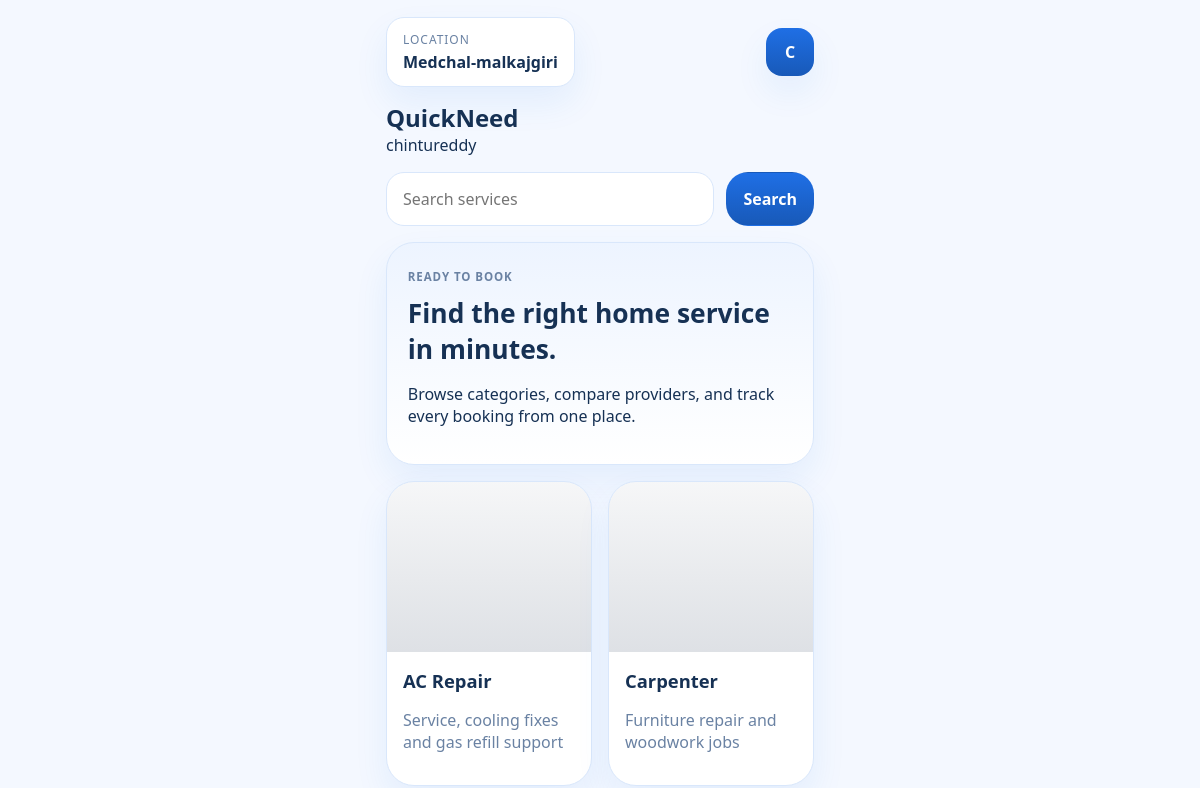
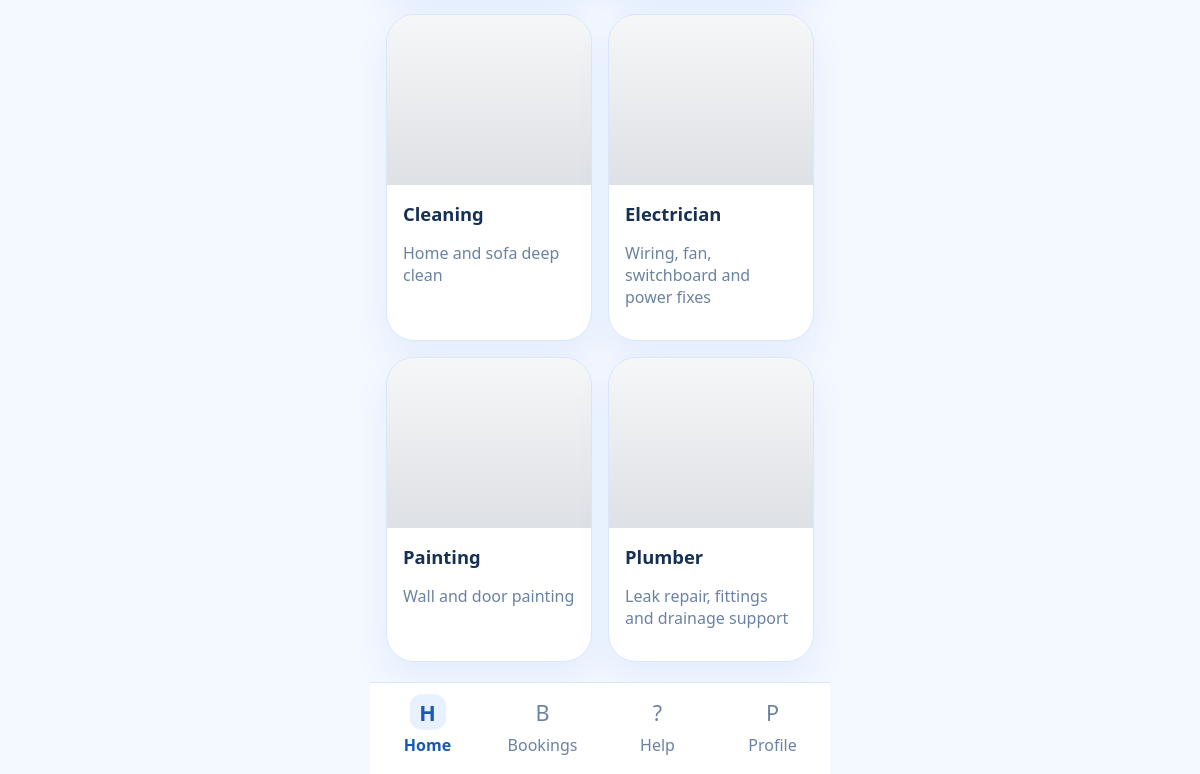
Page /home (signed in) on the earlier database version (2 pictures, top to bottom).
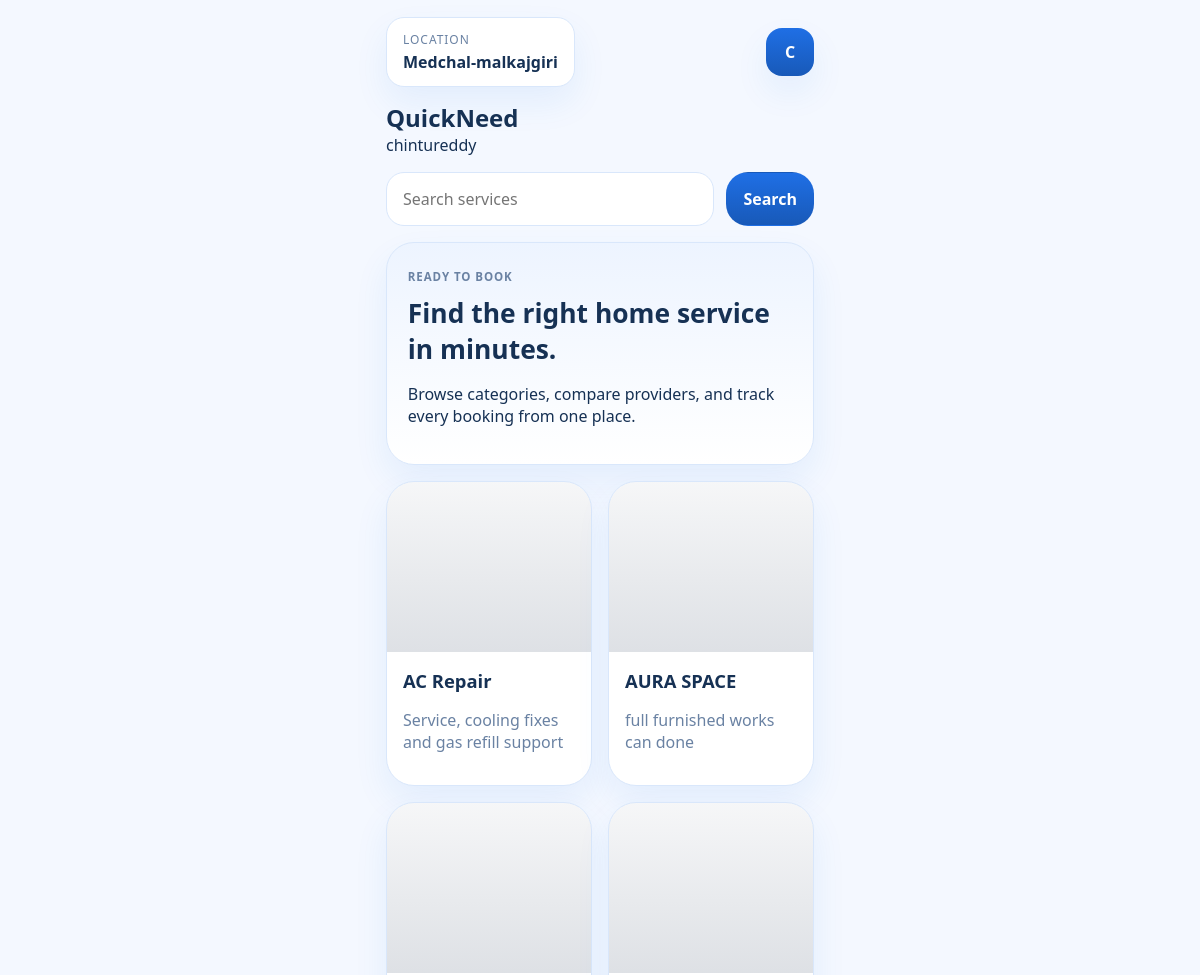
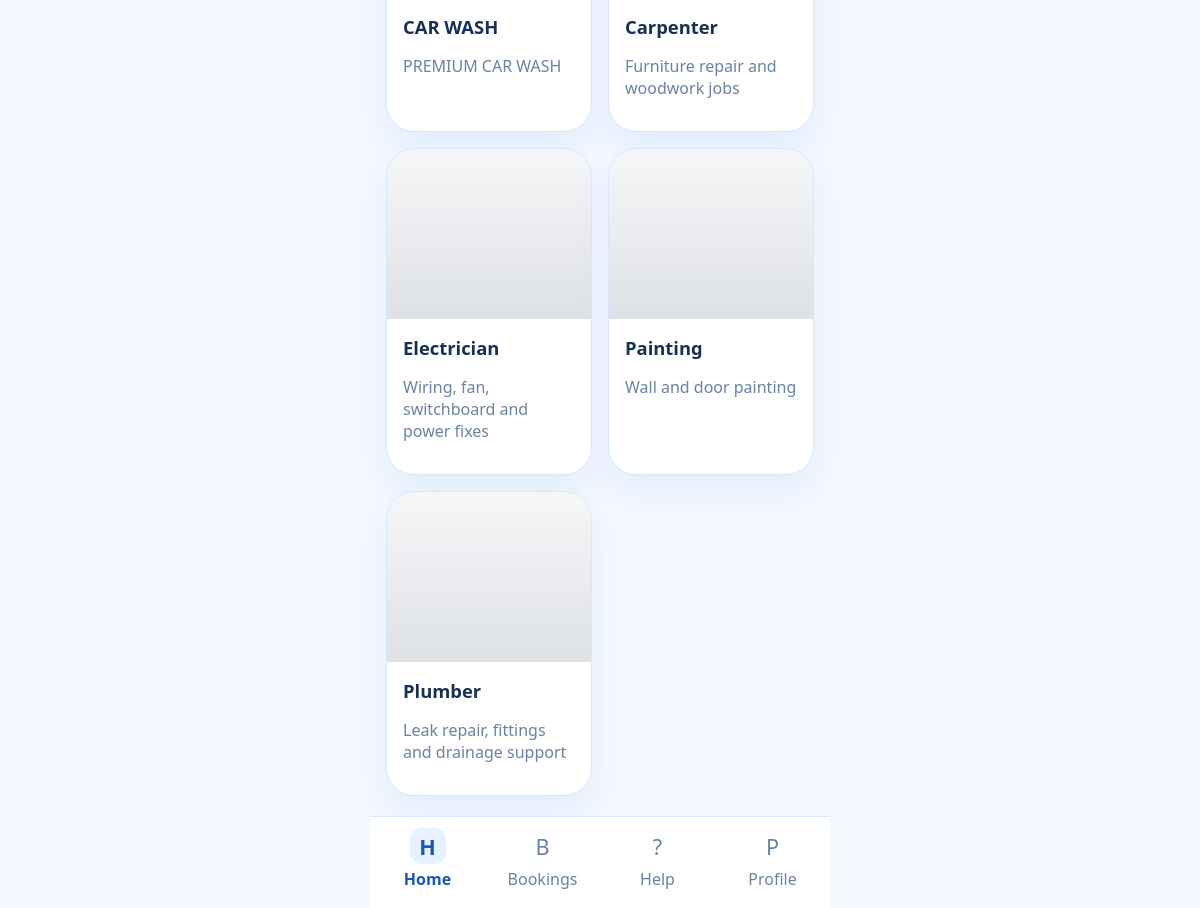
Same page on the later database version (2 pictures, top to bottom).
### tables this page shows
CREATE TABLE users (
            id INTEGER PRIMARY KEY AUTOINCREMENT,
            email TEXT UNIQUE NOT NULL,
            phone TEXT NOT NULL,
            password TEXT NOT NULL
        , role TEXT DEFAULT 'user', full_name TEXT, city TEXT);

CREATE TABLE services (
            id INTEGER PRIMARY KEY AUTOINCREMENT,
            slug TEXT UNIQUE,
            name TEXT NOT NULL,
            tagline TEXT NOT NULL,
            icon TEXT,
            price_from INTEGER DEFAULT 0,
            accent TEXT,
            image TEXT
        );

### app.py (the view)
@app.route("/home")
@login_required
@customer_required
def home():
    search_query = request.args.get("q", "").strip()
    current_user = get_current_user()
    services = get_services(search_query)
    conn = get_db()
    recent_rows = conn.execute(
        """
        SELECT * FROM bookings
        WHERE user_email = ?
        ORDER BY id DESC
        LIMIT 3
        """,
        (session["user_email"],),
    ).fetchall()
    all_rows = conn.execute(
        "SELECT * FROM bookings WHERE user_email = ?",
        (session["user_email"],),
    ).fetchall()
    conn.close()
    return render_template(
        "home.html",
        user_name=session.get("display_name", "User"),
        current_user=current_user,
        services=services,
        recent_bookings=[row_dict(row) for row in recent_rows],
        stats=booking_status_breakdown([row_dict(row) for row in all_rows]),
        search_query=search_query,
    )

### app.py (called while the page is built, shortened)
def get_db() -> sqlite3.Connection:
    conn = sqlite3.connect(DB_PATH)
    conn.row_factory = sqlite3.Row
    return conn

def row_dict(row):
    return dict(row) if row else None

def get_services(search_query: str = "") -> list[dict]:
    conn = get_db()
    rows = conn.execute(
        """
        SELECT
            s.*,
            COUNT(p.id) AS providers_count
        FROM services s
        LEFT JOIN providers p ON p.service_slug = s.slug
        GROUP BY s.id
        ORDER BY s.name
        """
    ).fetchall()
    conn.close()
    services = [row_dict(row) for row in rows]
    return services

def get_current_user() -> dict | None:
    email = session.get("user_email")
    if not email:
        return None
    conn = get_db()
    row = conn.execute("SELECT * FROM users WHERE email = ?", (email,)).fetchone()
    conn.close()
    return row_dict(row)

def booking_status_breakdown(bookings: list[dict]) -> dict:
    counts = {
        "total": len(bookings),
        "pending": 0,
        "accepted": 0,
        "in_progress": 0,
        "completed": 0,
        "cancel_requested": 0,
        "cancelled": 0,
    }
    for booking in bookings:
        status = (booking.get("status") or "").strip().lower()
        if status == "pending":
            counts["pending"] += 1
        elif status == "accepted":
            counts["accepted"] += 1
        elif status == "in progress":
            counts["in_progress"] += 1
        elif status == "completed":
            counts["completed"] += 1
        elif status == "cancel requested":
            counts["cancel_requested"] += 1
        elif status == "cancelled":
            counts["cancelled"] += 1
    return counts

def login_required(view):
    @wraps(view)
    def wrapped_view(*args, **kwargs):
        if "user_email" not in session:
            flash("Please sign in to continue.", "warning")
            return redirect(url_for("login"))
        return view(*args, **kwargs)
    return wrapped_view

def customer_required(view):
    @wraps(view)
    def wrapped_view(*args, **kwargs):
        if session.get("role") == "admin":
            flash("Use the admin dashboard for admin access.", "warning")
            return redirect(url_for("admin_dashboard"))
        return view(*args, **kwargs)
    return wrapped_view

@app.context_processor
def inject_layout_data():
    return {
        "nav_services": get_services(),
        "current_role": session.get("role"),
        "current_endpoint": request.endpoint,
    }

### templates/home.html (shortened to what this page needs)
{% extends "base.html" %}
{% block content %}
<section class="mobile-topbar">
    <div class="home-topbar-row">
        <div class="location-chip">
            <span class="location-label">Location</span>
            <strong>{{ current_user.city or 'Set location' }}</strong>
        </div>
        <a class="profile-mini" href="{{ url_for('profile') }}">
            {{ (current_user.full_name or current_user.email)[0]|upper }}
        </a>
    </div>
    <div class="brand-row compact">
        <div>
            <h1>QuickNeed</h1>
            <p>{{ user_name }}</p>
        </div>
    </div>
</section>
<form method="GET" action="{{ url_for('home') }}" class="service-search-form">
    <input type="text" name="q" value="{{ search_query }}" placeholder="Search services">
    <button type="submit" class="primary-btn">Search</button>
</form>
<section class="home-hero-panel">
    <div>
        <span class="eyebrow">Ready to book</span>
        <h2>Find the right home service in minutes.</h2>
        <p>Browse categories, compare providers, and track every booking from one place.</p>
    </div>
</section>
<section class="service-mobile-grid">
    {% for service in services %}
    <a class="service-mobile-card" href="{{ url_for('service_detail', service_slug=service.slug) }}">
        <div class="service-cover" style="background-image: linear-gradient(180deg, rgba(20,40,71,0.04), rgba(20,40,71,0.14)), url('{{ service.image }}');"></div>
        <div class="service-card-copy">
            <h3>{{ service.name }}</h3>
            <p>{{ service.tagline }}</p>
        </div>
    </a>
    {% endfor %}
</section>
{% endblock %}

### templates/base.html (shortened to what this page needs)
<!DOCTYPE html>
<html lang="en">
<head>
    <link rel="stylesheet" href="{{ url_for('static', filename='app.css') }}">
</head>
<body class="{% block body_class %}{% endblock %}">
    <main class="page-shell {% if session.get('user_email') and current_role != 'admin' %}mobile-shell{% endif %} {% block page_shell_class %}{% endblock %}">
        {% block content %}{% endblock %}
    </main>
    {% if session.get('user_email') and current_role != 'admin' %}
    <nav class="bottom-nav">
        <a class="bottom-link {% if current_endpoint == 'home' %}active{% endif %}" href="{{ url_for('home') }}">
            <span class="nav-icon">H</span>
            <span>Home</span>
        </a>
        <a class="bottom-link {% if current_endpoint == 'my_bookings' %}active{% endif %}" href="{{ url_for('my_bookings') }}">
            <span class="nav-icon">B</span>
            <span>Bookings</span>
        </a>
        <a class="bottom-link {% if current_endpoint == 'help_page' %}active{% endif %}" href="{{ url_for('help_page') }}">
            <span class="nav-icon">?</span>
            <span>Help</span>
        </a>
        <a class="bottom-link {% if current_endpoint == 'profile' %}active{% endif %}" href="{{ url_for('profile') }}">
            <span class="nav-icon">P</span>
            <span>Profile</span>
        </a>
    </nav>
    {% endif %}
</body>
</html>

### static/app.css (style rules this page uses)
:root { --bg: #f4f8ff; --surface: #ffffff; --surface-soft: #eef5ff; --line: #d9e7fb; --text: #163154; --muted: #6a82a3; --navy: #1f6fe5; --navy-deep: #1859b8; --accent: #e8f1ff; --danger: #d9534f; --warning: #d59b1f; --success: #238a5a; --shadow: 0 16px 34px rgba(31, 111, 229, 0.08); }
* { box-sizing: border-box; }
body { margin: 0; background: var(--bg); color: var(--text); font-family: "Segoe UI", Arial, sans-serif; }
a { color: inherit; text-decoration: none; }
.page-shell { width: min(1100px, calc(100% - 2rem)); margin: 0 auto; padding: 1rem 0 2rem; }
.mobile-shell { width: min(460px, 100%); min-height: 100vh; padding: 0.75rem 1rem 7rem; }
.eyebrow { display: inline-block; margin-bottom: 0.5rem; letter-spacing: 0.08em; text-transform: uppercase; font-size: 0.72rem; font-weight: 700; color: var(--muted); }
.brand-row { display: flex; align-items: center; gap: 1rem; }
.brand-row.compact h1, .brand-row.compact p { margin: 0; }
.mobile-auth, .intro-card, .otp-card, .home-hero-panel, .service-mobile-card, .mobile-booking-card, .support-card, .faq-card, .profile-card, .latest-booking-card, .booking-layout > *, .provider-card, .stat-card, .booking-table-shell, .empty-state { background: var(--surface); border: 1px solid var(--line); box-shadow: var(--shadow); }
.mobile-auth p, .service-card-copy p, .booking-detail-line, .muted-line, .faq-card p, .profile-card p, .section-head p, .provider-phone, .booking-table small { color: var(--muted); }
input, textarea, select { width: 100%; padding: 0.95rem 1rem; border-radius: 18px; border: 1px solid var(--line); background: var(--surface); color: var(--text); font: inherit; }
.primary-btn, .secondary-btn, .table-action, .segment { display: inline-flex; align-items: center; justify-content: center; gap: 0.45rem; border-radius: 22px; padding: 0.95rem 1.25rem; font: inherit; font-weight: 700; border: 1px solid transparent; }
.primary-btn { background: linear-gradient(180deg, var(--navy), var(--navy-deep)); color: white; }
.mobile-topbar { padding-top: 0.3rem; margin-bottom: 1rem; }
.home-topbar-row { display: flex; align-items: center; justify-content: space-between; gap: 1rem; margin-bottom: 0.9rem; }
.location-chip { display: inline-flex; flex-direction: column; gap: 0.2rem; padding: 0.8rem 1rem; border-radius: 18px; background: var(--surface); border: 1px solid var(--line); box-shadow: var(--shadow); }
.location-label { font-size: 0.75rem; color: var(--muted); text-transform: uppercase; letter-spacing: 0.08em; }
.profile-mini { width: 48px; height: 48px; border-radius: 16px; display: grid; place-items: center; background: linear-gradient(180deg, var(--navy), var(--navy-deep)); color: white; font-weight: 800; box-shadow: var(--shadow); }
.service-search-form { display: grid; grid-template-columns: 1fr auto; gap: 0.75rem; margin-bottom: 1rem; }
.service-search-form .primary-btn { padding-inline: 1rem; }
.home-hero-panel { padding: 1.3rem; border-radius: 28px; margin-bottom: 1rem; background: linear-gradient(180deg, #edf4ff, #ffffff); }
.home-hero-panel h2 { margin: 0.2rem 0 0.5rem; font-size: 1.65rem; }
.service-mobile-grid { display: grid; grid-template-columns: repeat(2, minmax(0, 1fr)); gap: 1rem; }
.service-mobile-card { overflow: hidden; border-radius: 28px; }
.service-cover { height: 170px; background-size: cover; background-position: center; }
.service-card-copy { padding: 1rem; }
.service-card-copy h3 { margin: 0 0 0.25rem; font-size: 1.15rem; }
.bottom-nav { position: fixed; left: 50%; bottom: 0; transform: translateX(-50%); width: min(460px, 100%); background: rgba(255, 255, 255, 0.98); border-top: 1px solid var(--line); display: grid; grid-template-columns: repeat(4, minmax(0, 1fr)); padding: 0.7rem 0 1.1rem; z-index: 40; }
.bottom-link { display: grid; justify-items: center; gap: 0.25rem; color: var(--muted); font-weight: 500; }
.bottom-link.active { color: var(--navy-deep); font-weight: 700; }
.nav-icon { width: 36px; height: 36px; display: grid; place-items: center; border-radius: 12px; font-size: 1.35rem; }
.bottom-link.active .nav-icon { background: var(--accent); }

Differences in the rows shown:
added services: name "AURA SPACE", tagline "full furnished works can done"
changed services: name "Cleaning" → "CAR WASH"; tagline "Home and sofa deep clean" → "PREMIUM CAR WASH"; moves up the list
